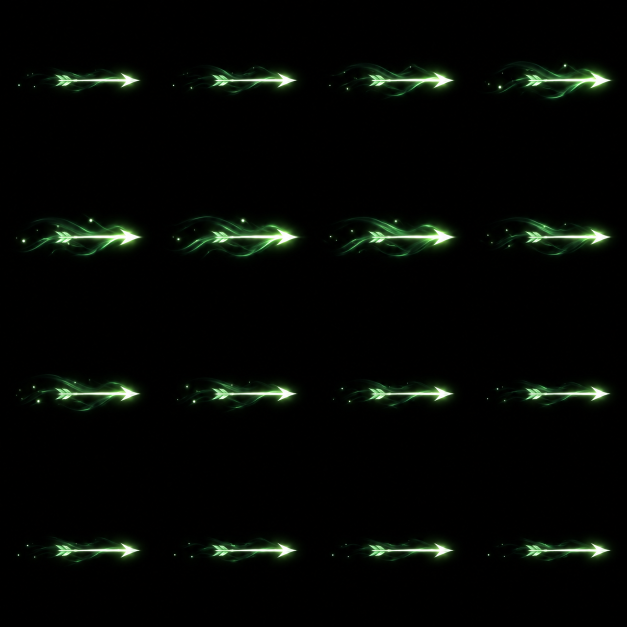
#> input picture tools/vfx_originales/arq_flecha_chatgpt.png, 1254 x 1254 px (shown at 1/2 size)
$ python -i hud_piezas.py   (imports and definitions only)
#> lines starting #> are read from the running program, lines starting #| are printed output that depends on the picture
#> further down, picture is the input picture: PIL image 1254x1254 RGB; mean R, G, B 5.1, 7.9, 4.8
#!/usr/bin/env python3
"""Piezas del HUD hechas por Diego en ChatGPT → assets/ui/*.png + assets/ui/medidas.json.

Uso: python3 tools/hud_piezas.py <carpeta con los PNG de Diego> assets/ui

- Recorta cada pieza a lo que tiene dibujado y la escala a un tamaño de trabajo.
- Las que vienen con fondo negro (sin transparencia) se pasan a transparencia por su brillo.
- La barra de experiencia viene con marco y relleno en la misma imagen: se parte en dos.
- medidas.json guarda el hueco de cada marco (en fracciones de la imagen), que es lo que usa UiArte.
Si una pieza no está en la carpeta, se salta y el juego usa su reserva.
"""
import json
import sys
from pathlib import Path

import numpy as np
from PIL import Image
from scipy import ndimage

# nombre del archivo de Diego (empieza por) → (nombre en el juego, ancho máximo)
PIEZAS = {
    "Marco de interfaz fantástica con estatua de mármol": ("orbe_marco_izq", 640),
    "Marco ornamental dorado con estatua clásica": ("orbe_marco_der", 640),
    "Esfera de gel rojo incandescente": ("orbe_vida_liquido", 512),
    "Esfera de gel azul": ("orbe_mana_liquido", 512),
    "Marco de piedra y oro con estatuas marmóreas": ("inventario_marco", 1024),
    "Panel ornamental de mármol negro": ("panel", 760),
    "Marco dorado ornamentado sobre piedra oscura": ("hueco_habilidad", 256),
    "Ranura de inventario dorada vacía": ("hueco_objeto", 256),
    "Marco dorado ornamentado para inventario": ("hueco_dorado", 256),
    "Marco mágico azul": ("hueco_magico", 256),
    "Marco legendario": ("hueco_legendario", 256),
    "Marco del minimapa": ("minimapa_marco", 512),
    "Barra de habilidades": ("barra_habilidades", 1200),
}

# botones (normal, al pasar el ratón y pulsado): se guardan a dos altos, el normal y el chico
BOTONES = {
    "Botón normal": "boton_normal",
    "Botón encima": "boton_encima",
    "Botón pulsado": "boton_pulsado",
}
ALTO_BOTON = 56
ALTO_CHICO = 32


def sin_fondo_negro(im: Image.Image) -> Image.Image:
    """Fondo negro → transparente: alfa por brillo y color sin premultiplicar."""
    a = np.asarray(im.convert("RGB")).astype(np.float32) / 255
    al = np.clip((a.max(2) - .04) / .22, 0, 1)
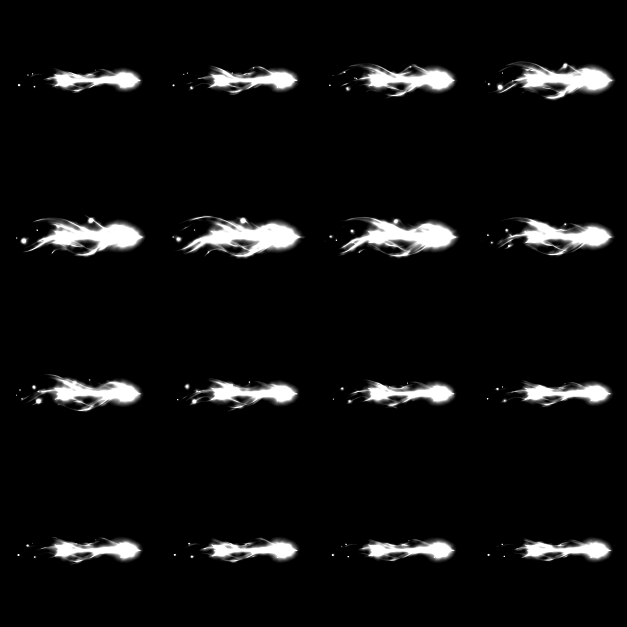
#> al: shape (1254, 1254) float32 (shown at 1/2 size); min 0, max 1, mean 0.0576
    rgb = np.where(al[..., None] > 0, np.clip(a / np.maximum(al[..., None], 1e-3), 0, 1), 0)
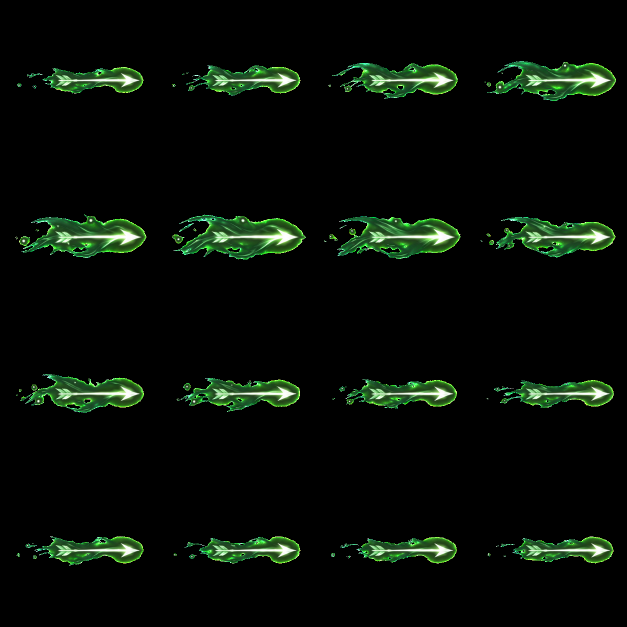
#> rgb: shape (1254, 1254, 3) float32 (shown at 1/2 size); mean R, G, B 0.0288, 0.0534, 0.028
    out = np.dstack([rgb, al]) * 255
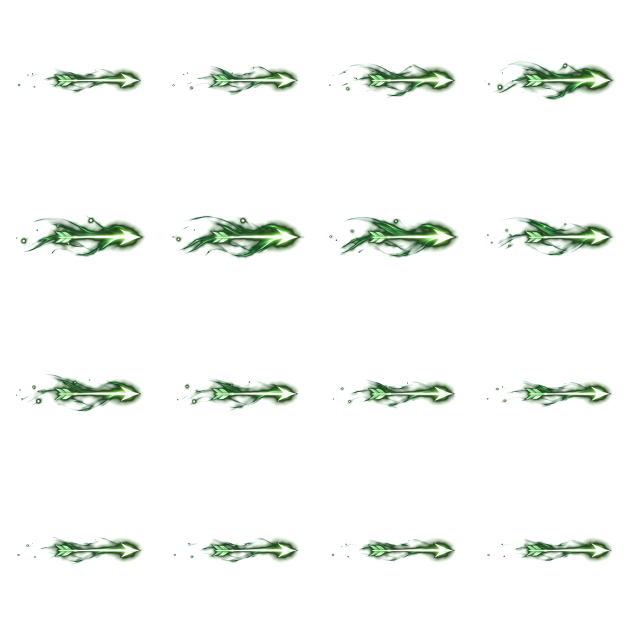
#> out: shape (1254, 1254, 4) float32 (shown at 1/2 size); mean R, G, B, A 7.4, 13.6, 7.1, 14.7; transparent parts drawn white
    return Image.fromarray(out.astype(np.uint8), "RGBA")


def preparar(im: Image.Image) -> Image.Image:
    im = im.convert("RGBA") if im.mode == "RGBA" else sin_fondo_negro(im)
    a = np.asarray(im)[:, :, 3]
#> a: shape (1254, 1254)
    ys, xs = np.where(a > 12)
    return im.crop((xs.min(), ys.min(), xs.max() + 1, ys.max() + 1))
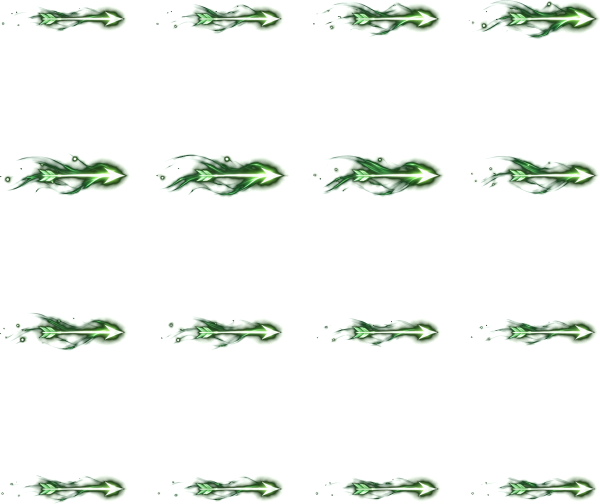
#> returned value: PIL image 1199x1007 RGBA (shown at 1/2 size); mean R, G, B, A 9.5, 17.7, 9.2, 19.1; transparent parts drawn white


# [75 lines left out: functions escalar, hueco, main, not called in this run]


# [2 lines not run here, left out]

>>> from PIL import Image
>>> picture = Image.open('vfx_originales/arq_flecha_chatgpt.png')
>>> result = preparar(picture)

$ run again, on tools/vfx_originales/arq_lluvia_chatgpt.png
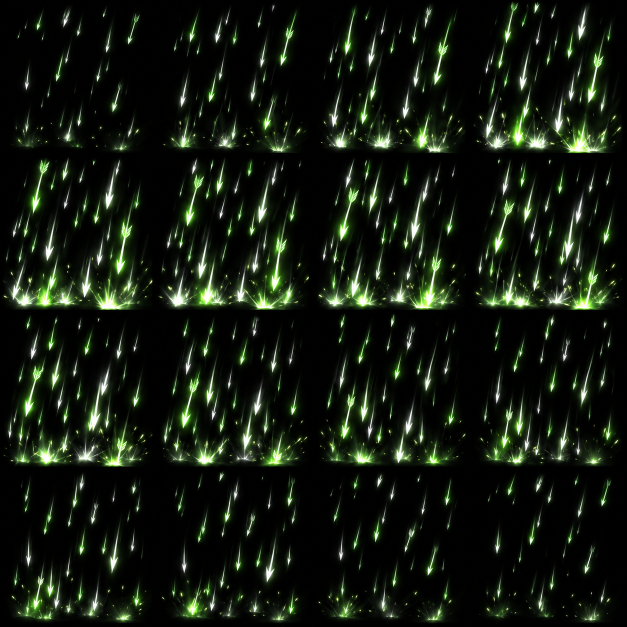
#> input picture tools/vfx_originales/arq_lluvia_chatgpt.png, 1254 x 1254 px (shown at 1/2 size)
#> picture is the input picture: PIL image 1254x1254 RGB; mean R, G, B 19.3, 26.2, 15.7
#> in sin_fondo_negro, `rgb = np.where(al[..., None] > 0, np.clip(a / np.maximum(al[..., None]..`:
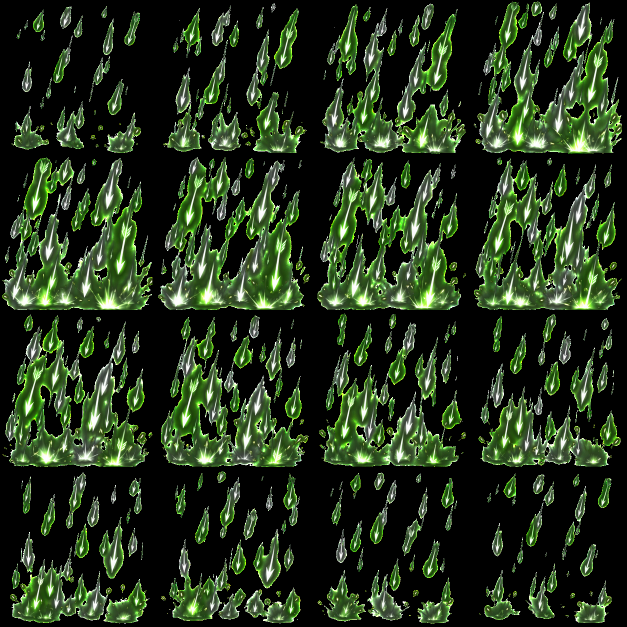
#> rgb: shape (1254, 1254, 3) float32 (shown at 1/2 size); mean R, G, B 0.141, 0.199, 0.111
#> in preparar, `return im.crop((xs.min(), ys.min(), xs.max() + 1, ys.max() + 1))`:
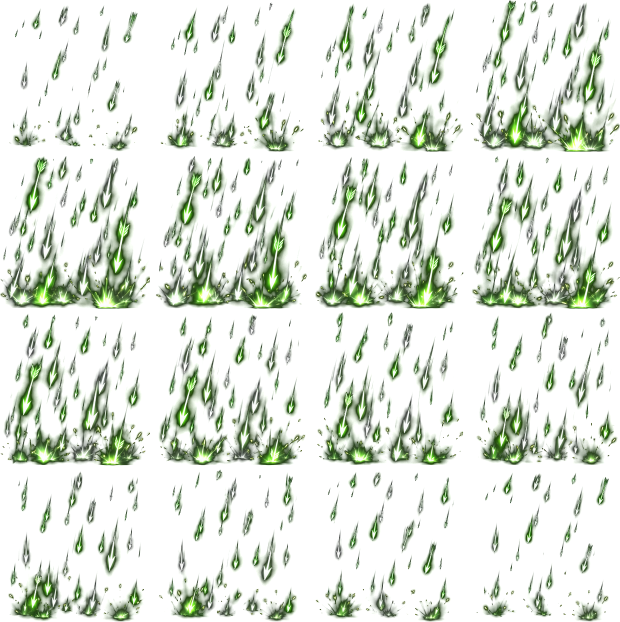
#> returned value: PIL image 1239x1244 RGBA (shown at 1/2 size); mean R, G, B, A 36.6, 51.7, 28.7, 51.7; transparent parts drawn white

$ run again, on tools/vfx_originales/arq_lluvia_suelo_chatgpt.png
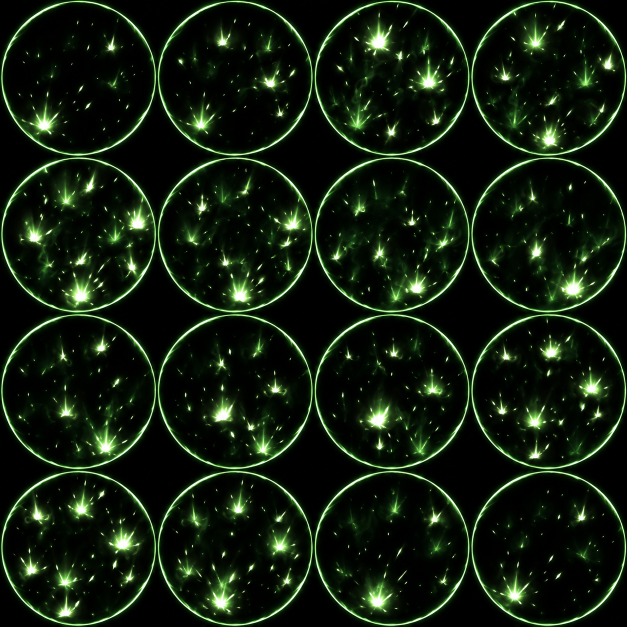
#> input picture tools/vfx_originales/arq_lluvia_suelo_chatgpt.png, 1254 x 1254 px (shown at 1/2 size)
#> picture is the input picture: PIL image 1254x1254 RGB; mean R, G, B 18.5, 30.6, 15.1
#> in sin_fondo_negro, `rgb = np.where(al[..., None] > 0, np.clip(a / np.maximum(al[..., None]..`:
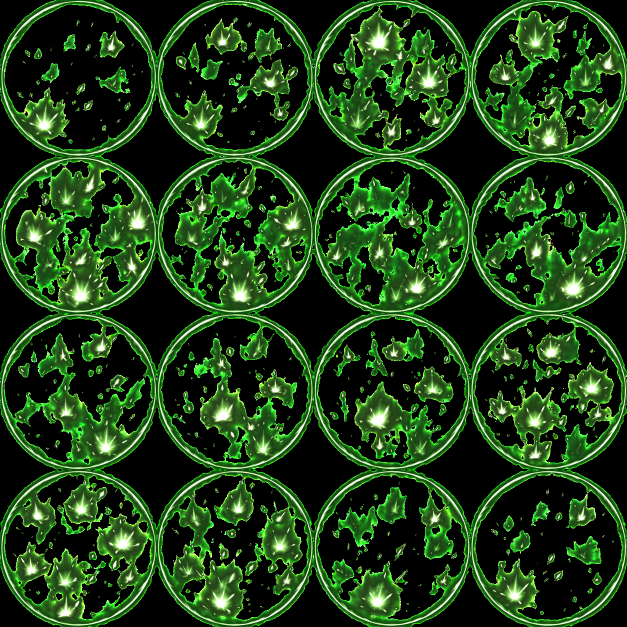
#> rgb: shape (1254, 1254, 3) float32 (shown at 1/2 size); mean R, G, B 0.122, 0.25, 0.0939
#> in sin_fondo_negro, `out = np.dstack([rgb, al]) * 255`:
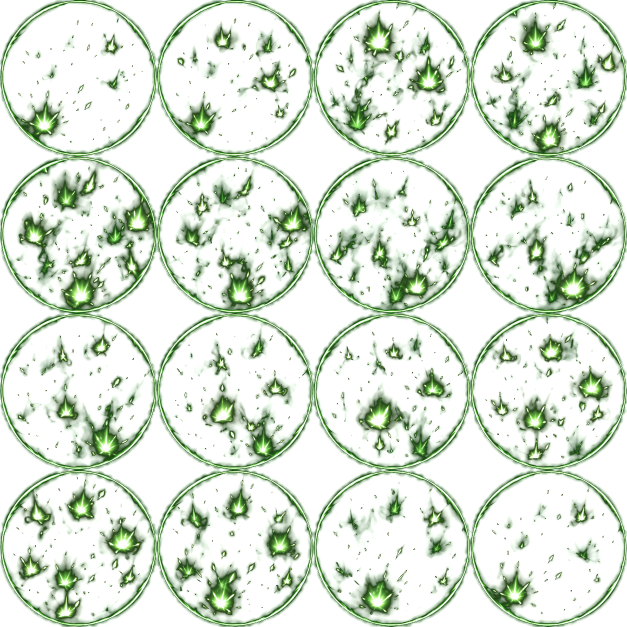
#> out: shape (1254, 1254, 4) float32 (shown at 1/2 size); mean R, G, B, A 31.1, 63.9, 23.9, 56.2; transparent parts drawn white
